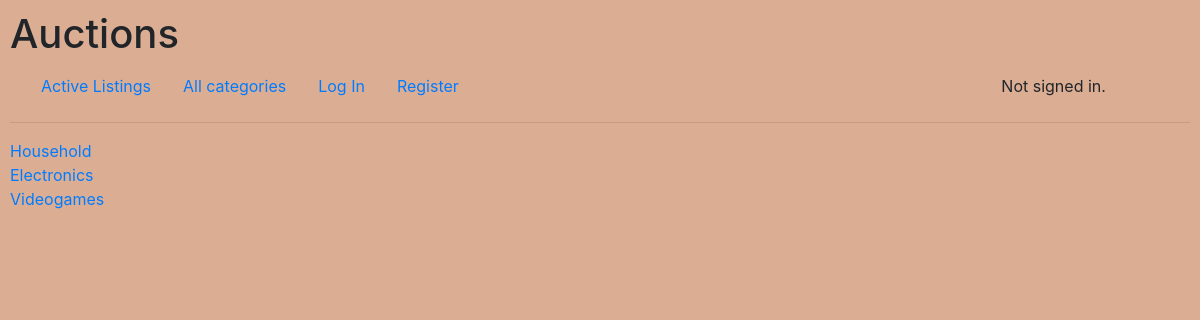
The page /categories on the database its author committed.
### auctions/models.py (models this page shows, shortened)
class Listing(models.Model):
    title = models.CharField(max_length=64)
    description = models.TextField()
    startingPrize = models.PositiveIntegerField(validators=[MinValueValidator(0.01)])
    listingPrize = models.PositiveIntegerField(validators=[MinValueValidator(0.01)])
    imageUrl = models.CharField(max_length=128)
    category = models.CharField(max_length=64, default="others")
    listingOwner = models.ForeignKey(User, on_delete=models.CASCADE, related_name="listingCreator")
    listingStatus = models.CharField(max_length=64, default="open")

### auctions/views.py (the view)
# urls.py: path("categories", views.categories, name="categories"),
def categories(request):
    listings = Listing.objects.all()
    categoriesList = []
    for listing in listings:
        if listing.category not in categoriesList:
            categoriesList.append(listing.category)
    return render(request, "auctions/categories.html", {
        "categoriesList": categoriesList
    })

### auctions/templates/auctions/categories.html
{% extends "auctions/layout.html" %}
{% block body %}
    {% for category in categoriesList %}
        <a href="{% url 'categoryListings' category %}"> {{ category }}</a>
        <br>
    {% endfor %}
{% endblock %}

### auctions/templates/auctions/layout.html (shortened to what this page needs)
{% load static %}
<!DOCTYPE html>
<html lang="en">
    <head>
        <link rel="stylesheet" href="https://stackpath.bootstrapcdn.com/bootstrap/4.4.1/css/bootstrap.min.css">
        <link href="{% static 'auctions/styles.css' %}" rel="stylesheet">
    </head>
    <body style="background-color: #dbae94">
        <h1>Auctions</h1>
        <div class="container-fluid">
            <div class="row">
                <div class="col-10">
                    <ul class="nav">
                        <li class="nav-item">
                            <a class="nav-link" href="{% url 'index' %}">Active Listings</a>
                        </li>
                        <li class="nav-item">
                            <a class="nav-link" href="{% url 'categories' %}">All categories</a>
                        </li>
                        {% if user.is_authenticated %}
                            <li class="nav-item">
                                <a class="nav-link" href="{% url 'createListing' %}">Create a new Listing</a>
                            </li>
                            <li class="nav-item">
                                <a class="nav-link" href="{% url 'watchlist' %}">Your watchlist</a>
                            </li>
                            <li class="nav-item">
                                <a class="nav-link" href="{% url 'logout' %}">Log Out</a>
                            </li>
                        {% else %}
                            <li class="nav-item">
                                <a class="nav-link" href="{% url 'login' %}">Log In</a>
                            </li>
                            <li class="nav-item">
                                <a class="nav-link" href="{% url 'register' %}">Register</a>
                            </li>
                        {% endif %}
                    </ul>
                </div>
                <div class="col-2 p-2">
                    {% if user.is_authenticated %}
                        Signed in as <strong>{{ user.username }}</strong>.
                    {% else %}
                        Not signed in.
                    {% endif %}
                </div>
            </div>
        </div>
        <hr>
        {% block body %}
        {% endblock %}
    </body>
</html>

### auctions/static/auctions/styles.css (style rules this page uses)
body { padding: 10px; }

### rows shown on the page
Listing: categoriesList "Household"
Listing: categoriesList "Electronics"
Listing: categoriesList "Videogames"
